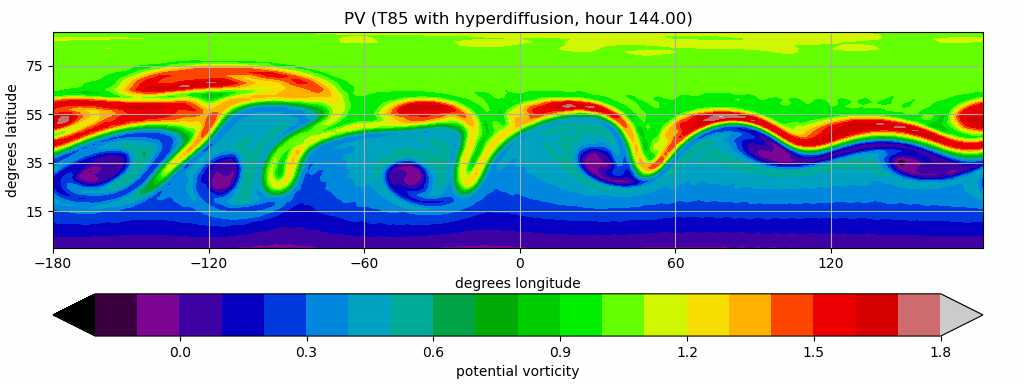

The script that drew this image:
#! /usr/bin/env python3

#
# "Non-linear barotropically unstable shallow water test case"
# Example provided by Jeffrey Whitaker
# https://gist.github.com/jswhit/3845307
#
# Running the script should pop up a window with this image:
#  https://i.imgur.com/CEzHJ0g.png
#

import numpy as np
import shtns


class Spharmt(object):
    """
    wrapper class for commonly used spectral transform operations in
    atmospheric models.  Provides an interface to shtns compatible
    with pyspharm (pyspharm.googlecode.com).
    """
    def __init__(self, nlons, nlats, ntrunc, rsphere, gridtype="gaussian"):
        """initialize
        nlons:  number of longitudes
        nlats:  number of latitudes"""
        self._shtns = shtns.sht(ntrunc, ntrunc, 1,
                                shtns.sht_orthonormal+shtns.SHT_NO_CS_PHASE)

        if gridtype == "gaussian":
            # self._shtns.set_grid(nlats, nlons,
            #         shtns.sht_gauss_fly | shtns.SHT_PHI_CONTIGUOUS, 1.e-10)
            self._shtns.set_grid(nlats, nlons,
                    shtns.sht_quick_init | shtns.SHT_PHI_CONTIGUOUS, 1.e-10)
        elif gridtype == "regular":
            self._shtns.set_grid(nlats, nlons,
                    shtns.sht_reg_dct | shtns.SHT_PHI_CONTIGUOUS, 1.e-10)

        self.lats = np.arcsin(self._shtns.cos_theta)
        self.lons = (2.*np.pi/nlons)*np.arange(nlons)
        self.nlons = nlons
        self.nlats = nlats
        self.ntrunc = ntrunc
        self.nlm = self._shtns.nlm
        self.degree = self._shtns.l
        self.lap = -self.degree*(self.degree+1.0).astype(np.complex)
        self.invlap = np.zeros(self.lap.shape, self.lap.dtype)
        self.invlap[1:] = 1./self.lap[1:]
        self.rsphere = rsphere
        self.lap = self.lap/rsphere**2
        self.invlap = self.invlap*rsphere**2

    def grdtospec(self, data):
        """compute spectral coefficients from gridded data"""
        return self._shtns.analys(data)

    def spectogrd(self, dataspec):
        """compute gridded data from spectral coefficients"""
        return self._shtns.synth(dataspec)

    def getuv(self, vrtspec, divspec):
        """compute wind vector from spectral coeffs of vorticity and divergence"""
        return self._shtns.synth((self.invlap/self.rsphere)*vrtspec, (self.invlap/self.rsphere)*divspec)

    def getvrtdivspec(self, u, v):
        """compute spectral coeffs of vorticity and divergence from wind vector"""
        vrtspec, divspec = self._shtns.analys(u, v)
        return self.lap*self.rsphere*vrtspec, self.lap*rsphere*divspec

    def getgrad(self, divspec):
        """compute gradient vector from spectral coeffs"""
        vrtspec = np.zeros(divspec.shape, dtype=np.complex)
        u, v = self._shtns.synth(vrtspec, divspec)
        return u/rsphere, v/rsphere


if __name__ == "__main__":
    import matplotlib.pyplot as plt
    import time

    # non-linear barotropically unstable shallow water test case
    # of Galewsky et al (2004, Tellus, 56A, 429-440).
    # "An initial-value problem for testing numerical models of the global
    # shallow-water equations" DOI: 10.1111/j.1600-0870.2004.00071.x
    # http://www-vortex.mcs.st-and.ac.uk/~rks/reprints/galewsky_etal_tellus_2004.pdf

    # requires matplotlib for plotting.

    # grid, time step info
    nlons = 256                 # number of longitudes
    ntrunc = int(nlons/3)       # spectral truncation (for alias-free computations)
    nlats = int(nlons/2)        # for gaussian grid.
    dt = 150                    # time step in seconds
    itmax = 6*int(86400/dt)     # integration length in days

    # parameters for test
    rsphere = 6.37122e6         # earth radius
    omega = 7.292e-5            # rotation rate
    grav = 9.80616              # gravity
    hbar = 10.e3                # resting depth
    umax = 80.                  # jet speed
    phi0 = np.pi/7.
    phi1 = 0.5*np.pi - phi0
    phi2 = 0.25*np.pi
    en = np.exp(-4.0/(phi1-phi0)**2)
    alpha = 1./3.
    beta = 1./15.
    hamp = 120.                 # amplitude of height perturbation to zonal jet
    efold = 3.*3600.            # efolding timescale at ntrunc for hyperdiffusion
    ndiss = 8                   # order for hyperdiffusion

    # setup up spherical harmonic instance, set lats/lons of grid
    x = Spharmt(nlons, nlats, ntrunc, rsphere, gridtype="gaussian")
    lons, lats = np.meshgrid(x.lons, x.lats)
    f = 2.*omega*np.sin(lats)   # coriolis

    # zonal jet.
    vg = np.zeros((nlats, nlons), np.float)
    u1 = (umax/en)*np.exp(1./((x.lats-phi0)*(x.lats-phi1)))
    ug = np.zeros((nlats), np.float)
    ug = np.where(np.logical_and(x.lats < phi1, x.lats > phi0), u1, ug)
    ug.shape = (nlats, 1)
    ug = ug*np.ones((nlats, nlons), dtype=np.float)     # broadcast to shape (nlats, nlonss)
    # height perturbation.
    hbump = hamp*np.cos(lats)*np.exp(-((lons-np.pi)/alpha)**2)*np.exp(-(phi2-lats)**2/beta)

    # initial vorticity, divergence in spectral space
    vrtspec, divspec = x.getvrtdivspec(ug, vg)
    vrtg = x.spectogrd(vrtspec)
    divg = x.spectogrd(divspec)

    # create hyperdiffusion factor
    hyperdiff_fact = np.exp((-dt/efold)*(x.lap/x.lap[-1])**(ndiss/2))

    # solve nonlinear balance eqn to get initial zonal geopotential,
    # add localized bump (not balanced).
    vrtg = x.spectogrd(vrtspec)
    tmpg1 = ug*(vrtg+f)
    tmpg2 = vg*(vrtg+f)
    tmpspec1, tmpspec2 = x.getvrtdivspec(tmpg1, tmpg2)
    tmpspec2 = x.grdtospec(0.5*(ug**2+vg**2))
    phispec = x.invlap*tmpspec1 - tmpspec2
    phig = grav*(hbar + hbump) + x.spectogrd(phispec)
    phispec = x.grdtospec(phig)

    # initialize spectral tendency arrays
    ddivdtspec = np.zeros(vrtspec.shape+(3,), np.complex)
    dvrtdtspec = np.zeros(vrtspec.shape+(3,), np.complex)
    dphidtspec = np.zeros(vrtspec.shape+(3,), np.complex)
    nnew = 0
    nnow = 1
    nold = 2

    # time loop.
    time1 = time.time()
    for ncycle in range(itmax+1):
        t = ncycle*dt
        # get vort, u, v, phi on grid
        vrtg = x.spectogrd(vrtspec)
        ug, vg = x.getuv(vrtspec, divspec)
        phig = x.spectogrd(phispec)
        print("t=%6.2f hours: min/max %6.2f, %6.2f" % (t/3600., vg.min(), vg.max()))

        # compute tendencies.
        tmpg1 = ug*(vrtg+f)
        tmpg2 = vg*(vrtg+f)
        ddivdtspec[:, nnew], dvrtdtspec[:, nnew] = x.getvrtdivspec(tmpg1, tmpg2)
        dvrtdtspec[:, nnew] *= -1

        tmpg = x.spectogrd(ddivdtspec[:, nnew])
        tmpg1 = ug*phig
        tmpg2 = vg*phig
        tmpspec, dphidtspec[:, nnew] = x.getvrtdivspec(tmpg1, tmpg2)
        dphidtspec[:, nnew] *= -1

        tmpspec = x.grdtospec(phig+0.5*(ug**2+vg**2))
        ddivdtspec[:, nnew] += -x.lap*tmpspec

        # update vort, div, phiv with third-order adams-bashforth.
        # forward euler, then 2nd-order adams-bashforth time steps to start.
        if ncycle == 0:
            dvrtdtspec[:, nnow] = dvrtdtspec[:, nnew]
            dvrtdtspec[:, nold] = dvrtdtspec[:, nnew]
            ddivdtspec[:, nnow] = ddivdtspec[:, nnew]
            ddivdtspec[:, nold] = ddivdtspec[:, nnew]
            dphidtspec[:, nnow] = dphidtspec[:, nnew]
            dphidtspec[:, nold] = dphidtspec[:, nnew]
        elif ncycle == 1:
            dvrtdtspec[:, nold] = dvrtdtspec[:, nnew]
            ddivdtspec[:, nold] = ddivdtspec[:, nnew]
            dphidtspec[:, nold] = dphidtspec[:, nnew]

        vrtspec += dt*(
            (23./12.)*dvrtdtspec[:, nnew] - (16./12.)*dvrtdtspec[:, nnow]
            + (5./12.)*dvrtdtspec[:, nold])
        divspec += dt*(
            (23./12.)*ddivdtspec[:, nnew] - (16./12.)*ddivdtspec[:, nnow]
            + (5./12.)*ddivdtspec[:, nold])
        phispec += dt*(
            (23./12.)*dphidtspec[:, nnew] - (16./12.)*dphidtspec[:, nnow]
            + (5./12.)*dphidtspec[:, nold])
        # implicit hyperdiffusion for vort and div.
        vrtspec *= hyperdiff_fact
        divspec *= hyperdiff_fact
        # switch indices, do next time step.
        nsav1 = nnew
        nsav2 = nnow
        nnew = nold
        nnow = nsav1
        nold = nsav2

    time2 = time.time()
    print("CPU time = ", time2-time1)

    # make a contour plot of potential vorticity in the Northern Hem.
    fig = plt.figure(figsize=(12, 4))
    # dimensionless PV
    pvg = (0.5*hbar*grav/omega)*(vrtg+f)/phig
    print("max/min PV", pvg.min(), pvg.max())
    lons1d = (180./np.pi)*x.lons-180.
    lats1d = (180./np.pi)*x.lats
    levs = np.arange(-0.2, 1.801, 0.1)

    cs = plt.contourf(lons1d, lats1d, pvg, levs, extend="both", cmap="nipy_spectral")
    cb = plt.colorbar(cs, orientation="horizontal")
    cb.set_label("potential vorticity")

    plt.grid()
    plt.xlabel("degrees longitude")
    plt.ylabel("degrees latitude")
    plt.xticks(np.arange(-180, 181, 60))
    plt.yticks(np.arange(-5, 81, 20))
    plt.axis("equal")
    plt.axis("tight")
    plt.ylim(0, lats1d[0])
    plt.title("PV (T%s with hyperdiffusion, hour %6.2f)" % (ntrunc, t/3600.))
    plt.savefig("output_swe.pdf")
    plt.show()
